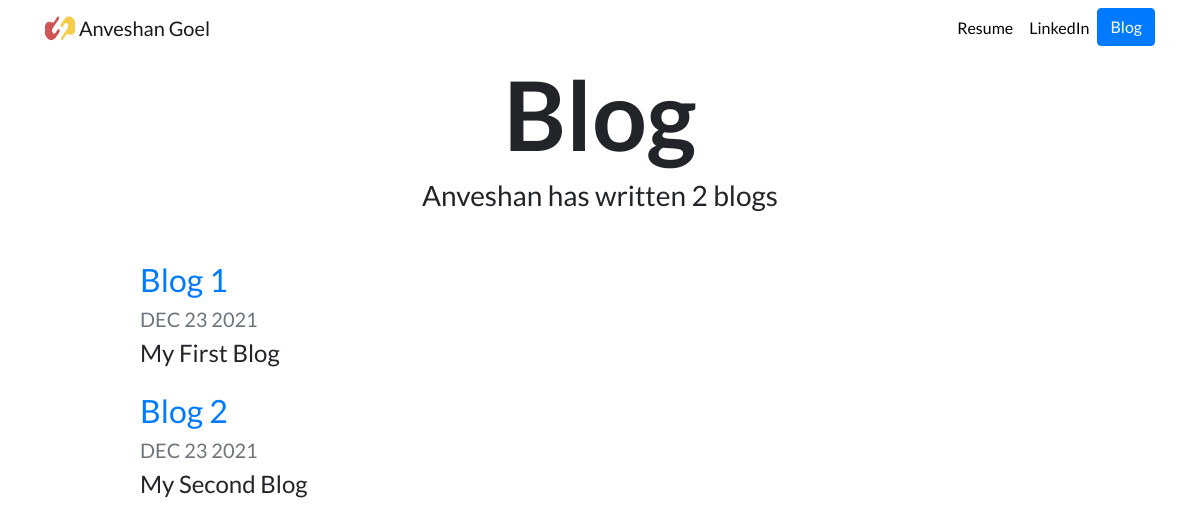
Screenshot of /blog/ with the database file from the repository.
### blog/models.py (models this page shows, shortened)
class Blog(models.Model):
    title = models.CharField(max_length=200)
    date = models.DateField()
    description = models.TextField()

### blog/views.py (the view)
# urls.py: path('', views.all_blogs, name='all_blogs'),
def all_blogs(request):
    blogs = Blog.objects.order_by('-date')
    return render (request, 'blog/all_blogs.html', {'blogs': blogs})

### blog/templates/blog/all_blogs.html
{% extends "portfolio/base.html" %}
{% load static %}
{% block content %}
<h1 id="blogtitle" class="font-weight-bold text-center">Blog</h1>
<h3 class="text-center mb-5">Anveshan has written {{ blogs.count }} blog{{ blogs.count|pluralize }}</h3>
{% for blog in blogs %}
<div class="row justify-content-center my-3">
  <div class="col-md-10">
    <a href="{% url 'blog:detail' blog.id %}">
      <h2>{{ blog.title }}</h2>
    </a>
    <h5 class="text-muted">{{ blog.date|date:'M d Y'|upper }}</h5>
    <h4>{{ blog.description|striptags|truncatechars:100 }}</h4>
  </div>
</div>
{% endfor %}
{% endblock %}

### portfolio/static/portfolio/custom.css (style rules this page uses)
body { font-family: 'Lato', sans-serif; }
#blogtitle { font-size: 6rem; }

### rows the page displays
Blog: title "Blog 1", date "DEC 23 2021", description "My First Blog"
Blog: title "Blog 2", date "DEC 23 2021", description "My Second Blog"

### other values shown
{{ blogs.count }} "2"
